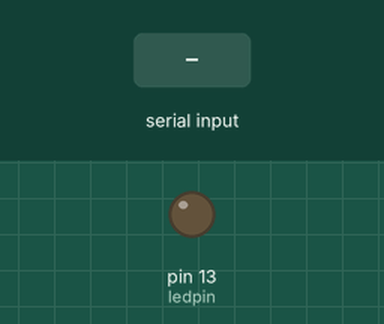
A sketch run on a simulated Arduino Uno, built with avr-gcc and run on an emulated ATmega328P. Parts: output pins drawn as LEDs (lit = HIGH). Inputs (shaded band) come from the test bench.

Above: at 1.2 s.
1.3 s: "1" received over the second serial link
At 2.5 s:
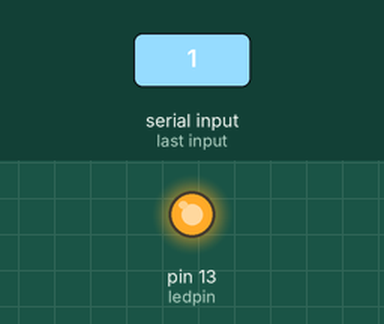
2.8 s: "0" received over the second serial link
At 3.7 s:
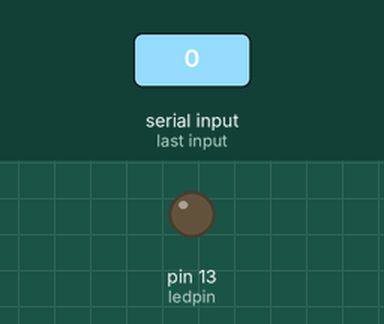
Timing chart, 0 to 5.8 s (numbered marks = the images above; inputs shaded):
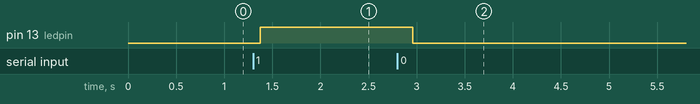

Measured:
- after the input at 1.3 s, pin 13 (ledpin): LOW → HIGH after 0.07 s
- after the input at 2.8 s, pin 13 (ledpin): HIGH → LOW after 0.16 s

The sketch:

arduinoNanoBluetooth.ino
```cpp
#include <SoftwareSerial.h>     // Include SoftwareSerial library
int ledpin = 13;          // set ledpin to pin 13
char BluetoothData;             // variable to store data from BT module
SoftwareSerial WhaddaBT(0, 1);  // RX | TX
void setup() {
  // put your setup code here, to run once:
  pinMode(ledpin, OUTPUT);  // Set led pin as OUTPUT
  WhaddaBT.begin(9600);     // initialize the Serial connection with the BT module at 9600 baud

  //Send a message when the BT module is connected
}
void loop() {
  // put your main code here, to run repeatedly:
  // When new data is available from the BT module:

  if (WhaddaBT.available()) {
    WhaddaBT.println("Bluetooth connected! Please press 0 or 1 to turn the LED off or on.");
    BluetoothData = WhaddaBT.read();  // Read incoming data
    // If incoming data is 1...
    if (BluetoothData == '1') {
      digitalWrite(ledpin, HIGH);         // Turn on led
      WhaddaBT.println("LED turned ON");  // Send "LED turned ON" message to BT module
    } else if (BluetoothData == '0') {
      digitalWrite(ledpin, LOW);           // Turn off led
      WhaddaBT.println("LED turned OFF");  // Send "LED turned OFF" message to BT module
    }
  }
  delay(100);  // delay of 100 ms
}
```
